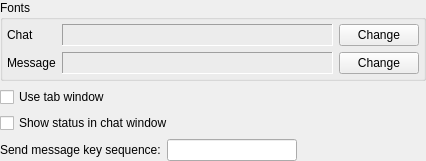
<?xml version="1.0" encoding="UTF-8"?>
<ui version="4.0">
 <class>MessengerOptionsClass</class>
 <widget class="QWidget" name="MessengerOptionsClass">
  <property name="geometry">
   <rect>
    <x>0</x>
    <y>0</y>
    <width>426</width>
    <height>158</height>
   </rect>
  </property>
  <layout class="QVBoxLayout" name="verticalLayout">
   <property name="margin">
    <number>0</number>
   </property>
   <item>
    <widget class="QGroupBox" name="grbFonts">
     <property name="title">
      <string>Fonts</string>
     </property>
     <layout class="QGridLayout">
      <property name="margin">
       <number>4</number>
      </property>
      <item row="0" column="0">
       <widget class="QLabel" name="lblChatLabel">
        <property name="text">
         <string>Chat</string>
        </property>
       </widget>
      </item>
      <item row="0" column="2">
       <widget class="QLabel" name="lblChatFont">
        <property name="sizePolicy">
         <sizepolicy hsizetype="Expanding" vsizetype="Preferred">
          <horstretch>0</horstretch>
          <verstretch>0</verstretch>
         </sizepolicy>
        </property>
        <property name="frameShape">
         <enum>QFrame::Panel</enum>
        </property>
        <property name="frameShadow">
         <enum>QFrame::Sunken</enum>
        </property>
        <property name="text">
         <string/>
        </property>
       </widget>
      </item>
      <item row="0" column="3">
       <widget class="QPushButton" name="pbtChatFont">
        <property name="text">
         <string>Change</string>
        </property>
       </widget>
      </item>
      <item row="1" column="0" colspan="2">
       <widget class="QLabel" name="lblMessageLabel">
        <property name="text">
         <string>Message</string>
        </property>
       </widget>
      </item>
      <item row="1" column="2">
       <widget class="QLabel" name="lblMessageFont">
        <property name="sizePolicy">
         <sizepolicy hsizetype="Expanding" vsizetype="Preferred">
          <horstretch>0</horstretch>
          <verstretch>0</verstretch>
         </sizepolicy>
        </property>
        <property name="frameShape">
         <enum>QFrame::Panel</enum>
        </property>
        <property name="frameShadow">
         <enum>QFrame::Sunken</enum>
        </property>
        <property name="text">
         <string/>
        </property>
       </widget>
      </item>
      <item row="1" column="3">
       <widget class="QPushButton" name="pbtMessageFont">
        <property name="text">
         <string>Change</string>
        </property>
       </widget>
      </item>
     </layout>
    </widget>
   </item>
   <item>
    <widget class="QCheckBox" name="chbUseTabWindow">
     <property name="text">
      <string>Use tab window</string>
     </property>
    </widget>
   </item>
   <item>
    <widget class="QCheckBox" name="chbChatShowStatus">
     <property name="text">
      <string>Show status in chat window</string>
     </property>
    </widget>
   </item>
   <item>
    <layout class="QHBoxLayout" name="horizontalLayout">
     <item>
      <widget class="QLabel" name="lblSendKey">
       <property name="text">
        <string>Send message key sequence:</string>
       </property>
      </widget>
     </item>
     <item>
      <widget class="QLineEdit" name="lneSendKey"/>
     </item>
     <item>
      <spacer name="horizontalSpacer">
       <property name="orientation">
        <enum>Qt::Horizontal</enum>
       </property>
       <property name="sizeHint" stdset="0">
        <size>
         <width>40</width>
         <height>20</height>
        </size>
       </property>
      </spacer>
     </item>
    </layout>
   </item>
  </layout>
 </widget>
 <layoutdefault spacing="6" margin="11"/>
 <resources/>
 <connections/>
</ui>
